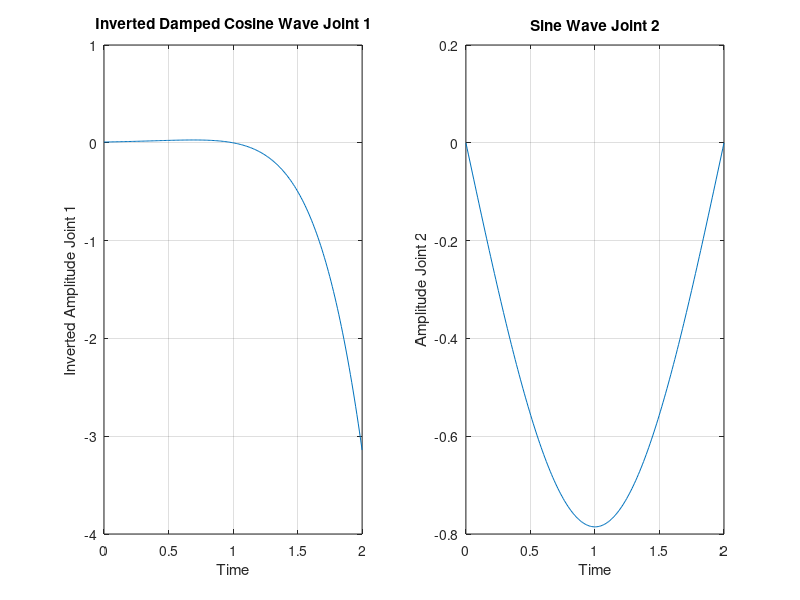

Recreate this plot in MATLAB.
%% SYSTEM POSITION TRAJECTORY GENERATION
% This code generates a csv file 'inverted_damped_cosine_wave' that has
% columns for joint 1 positions, joint 2 positions and timesteps. 
% The remainder of trajectory is calculated through running the traj5.m
% file. 

%% trajectory_data_20
% %Parameters
% lambda1 = 3;            % Adjust decay
% omega1 = 2*pi/2;         % Adjust number of oscillationsc
% phi1 = pi;          
% 
% lambda2 = 3;            % Adjust decay
% omega2 = 2*pi/2;         % Adjust number of oscillations
% phi2 = pi;
% % Time array
% t = linspace(0, 2,400)';
% 
% % Function
% y1 = pi * exp(-lambda1 * t) .* cos(omega1 * t + phi1);
% y2 = pi/4* sin(omega2 * t + phi2);

%% trajectory_data_19

%Parameters
lambda1 = 3;            % Adjust decay
omega1 = 1*pi/2;         % Adjust number of oscillationsc
phi1 = pi;          

lambda2 = 3;            % Adjust decay
omega2 = 1*pi/2;         % Adjust number of oscillations
phi2 = pi;
% Time array
t = linspace(0, 2,200)';

% Function
y1 = pi * exp(-lambda1 * t) .* cos(omega1 * t + phi1);
y2 = pi/4* sin(omega2 * t + phi2);

%% trajectory_data_18
% %Parameters
% lambda1 = 1.2;            % Adjust decay
% omega1 = 2*pi/2;         % Adjust number of oscillationsc
% phi1 = pi;          
% 
% lambda2 = 3;            % Adjust decay
% omega2 = 2*pi/2;         % Adjust number of oscillations
% phi2 = pi;
% % Time array
% t = linspace(0, 4,400)';
% 
% % Function
% y1 = pi * exp(-lambda1 * t) .* cos(omega1 * t + phi1);
% y2 = pi/4* sin(omega2 * t + phi2);

%% trajectory_data_17
% %Parameters
% lambda1 = 1.2;            % Adjust decay
% omega1 = 6*pi/2;         % Adjust number of oscillationsc
% phi1 = pi;          
% 
% lambda2 = 3;            % Adjust decay
% omega2 = 6*pi/2;         % Adjust number of oscillations
% phi2 = pi;
% % Time array
% t = linspace(0, 4,400)';
% 
% % Function
% y1 = pi * exp(-lambda1 * t) .* cos(omega1 * t + phi1);
% y2 = 0*pi/4* sin(omega2 * t + phi2);

%% trajectory_data_13
% %Parameters
% lambda1 = 1.2;            % Adjust decay
% omega1 = 6*pi/2;         % Adjust number of oscillationsc
% phi1 = pi;          
% 
% lambda2 = 3;            % Adjust decay
% omega2 = 6*pi/2;         % Adjust number of oscillations
% phi2 = pi;
% % Time array
% t = linspace(0, 4,400)';
% 
% % Function
% y1 = pi * exp(-lambda1 * t) .* cos(omega1 * t + phi1);
% y2 = pi/4* sin(omega2 * t + phi2);

%% trajectory_data_11 & 12
% %Parameters
% lambda1 = 3;            % Adjust decay
% omega1 = 3*pi/2;         % Adjust number of oscillationsc
% phi1 = pi;          
% 
% lambda2 = 3;            % Adjust decay
% omega2 = 3*pi/2;         % Adjust number of oscillations
% phi2 = pi;
% % Time array
% t = linspace(0, 2,200)';
% 
% % Function
% y1 = pi * exp(-lambda1 * t) .* cos(omega1 * t + phi1);
% y2 = pi/4* sin(omega2 * t + phi2);

%% trajectory_data_09
% % Parameters
% lambda1 = 4;            % Adjust decay
% omega1 = pi/2;         % Adjust number of oscillationsc
% phi1 = pi;          
% 
% lambda2 = 0;            % Adjust decay
% omega2 = pi/2;         % Adjust number of oscillations
% phi2 = pi;
% % Time array
% t = linspace(0, 1, 500)';
% 
% % Function
% y1 = pi * exp(-lambda1 * t) .* cos(omega1 * t + phi1);
% y2 = 0*pi/8* sin(omega2 * t + phi2);

% trajectory_data_10
% %Parameters
% lambda1 = 0.5;            % Adjust decay
% omega1 = 7*pi/5;         % Adjust number of oscillationsc
% phi1 = pi;          
% 
% lambda2 = 3;            % Adjust decay
% omega2 = 7*pi/5;         % Adjust number of oscillations
% phi2 = pi;
% % Time array
% t = linspace(0, 5,500)';
% 
% % Function
% y1 = pi * exp(-lambda1 * t) .* cos(omega1 * t + phi1);
% y2 = pi/6* sin(omega2 * t + phi2);

%% SECTION 2
% Invert y values
y1_inverted = flipud(y1);

% Create a matrix with time and inverted y values
data = [t, y1_inverted, y2];

% Write the matrix to a CSV file
csvwrite('inverted_damped_cosine_wave.csv', data);

% Plot
figure
subplot(1,2,1)
plot(t, y1_inverted)
xlabel('Time')
ylabel('Inverted Amplitude Joint 1')
title('Inverted Damped Cosine Wave Joint 1')
grid on;

% Plot
subplot(1,2,2)
plot(t, y2)
xlabel('Time')
ylabel('Amplitude Joint 2')
title('Sine Wave Joint 2')
grid on;
